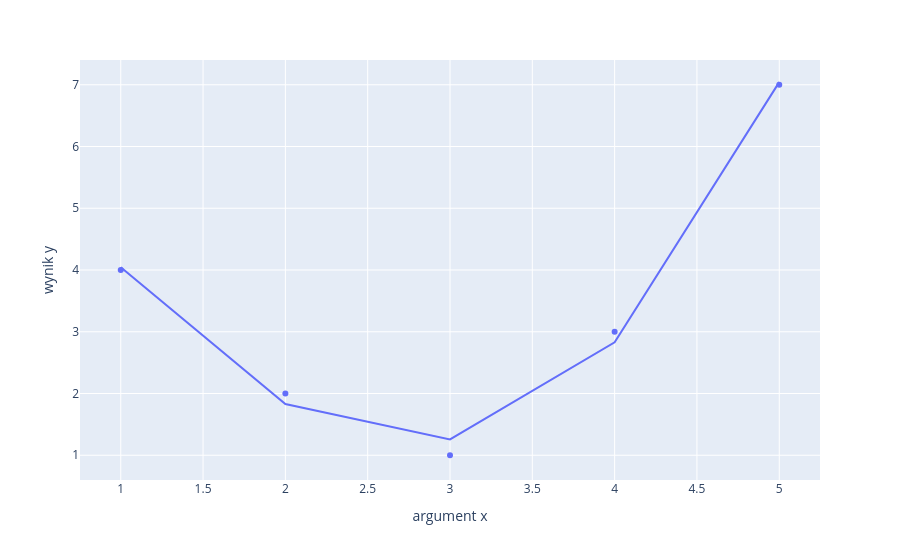

Notebook cell for this chart:
### Code cell
model = LinearRegression().fit(X2, y)
yfit = model.predict(X2)
fig = px.scatter(x=x, y=y, labels={"x": "argument x", "y": "wynik y"})
fig.add_traces(px.line(x=x, y=yfit).data)
fig.show()

### Figure 1 — Plotly figure (JSON) as saved in the notebook; plotly's stock layout.template omitted (floating-point values rounded to 4 significant figures)
{"data": [{"hovertemplate": "argument x=%{x}<br>wynik y=%{y}<extra></extra>", "legendgroup": "", "marker": {"color": "#636efa", "symbol": "circle"}, "mode": "markers", "name": "", "orientation": "v", "showlegend": false, "type": "scatter", "x": [1, 2, 3, 4, 5], "xaxis": "x", "y": [4, 2, 1, 3, 7], "yaxis": "y"}, {"hovertemplate": "x=%{x}<br>y=%{y}<extra></extra>", "legendgroup": "", "line": {"color": "#636efa", "dash": "solid"}, "marker": {"symbol": "circle"}, "mode": "lines", "name": "", "orientation": "v", "showlegend": false, "type": "scatter", "x": [1, 2, 3, 4, 5], "xaxis": "x", "y": [4.043, 1.829, 1.257, 2.829, 7.043], "yaxis": "y"}], "layout": {"legend": {"tracegroupgap": 0}, "margin": {"t": 60}, "xaxis": {"anchor": "y", "domain": [0, 1], "title": {"text": "argument x"}}, "yaxis": {"anchor": "x", "domain": [0, 1], "title": {"text": "wynik y"}}}}
